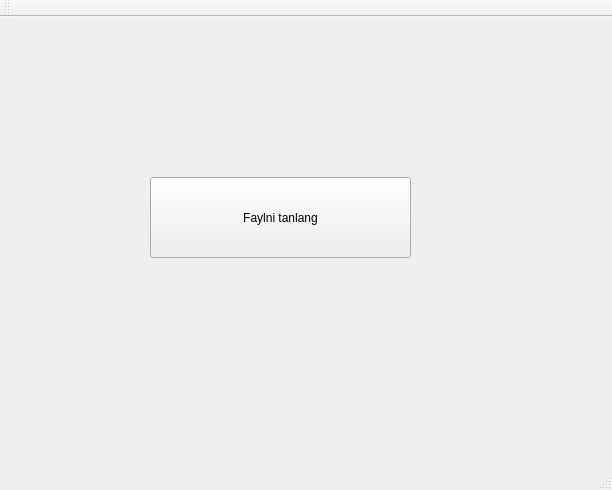
<?xml version="1.0" encoding="UTF-8"?>
<ui version="4.0">
 <class>MainWindow</class>
 <widget class="QMainWindow" name="MainWindow">
  <property name="geometry">
   <rect>
    <x>0</x>
    <y>0</y>
    <width>612</width>
    <height>490</height>
   </rect>
  </property>
  <property name="windowTitle">
   <string>MainWindow</string>
  </property>
  <widget class="QWidget" name="centralWidget">
   <widget class="QPushButton" name="pushButton">
    <property name="geometry">
     <rect>
      <x>150</x>
      <y>160</y>
      <width>261</width>
      <height>81</height>
     </rect>
    </property>
    <property name="text">
     <string>Faylni tanlang</string>
    </property>
   </widget>
  </widget>
  <widget class="QMenuBar" name="menuBar">
   <property name="geometry">
    <rect>
     <x>0</x>
     <y>0</y>
     <width>612</width>
     <height>26</height>
    </rect>
   </property>
  </widget>
  <widget class="QToolBar" name="mainToolBar">
   <attribute name="toolBarArea">
    <enum>TopToolBarArea</enum>
   </attribute>
   <attribute name="toolBarBreak">
    <bool>false</bool>
   </attribute>
  </widget>
  <widget class="QStatusBar" name="statusBar"/>
 </widget>
 <layoutdefault spacing="6" margin="11"/>
 <resources/>
 <connections/>
</ui>
